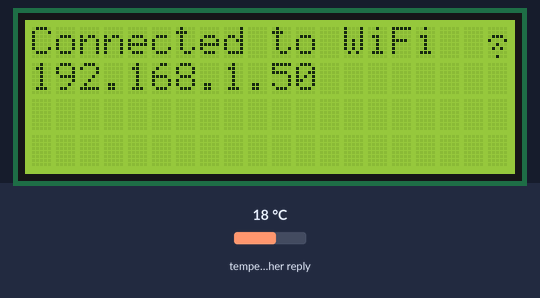
This sketch was run on a simulated ESP32. On the bench: 20×4 character LCD. The test bench sets the inputs (shaded band); at power-on: temperature in the weather reply 18 °C. WiFi joins after 1.5 s; servers stay silent unless stated; the local clock reads 2024-03-15 10:24:30 at power-on unless the sketch sets it; web services answer with replies made up by the test bench; what the sketch prints to the serial monitor is not drawn.

Above: at 1.7 s.
At 7.2 s:
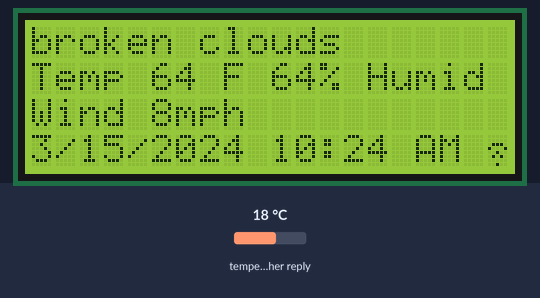
At 14.6 s:
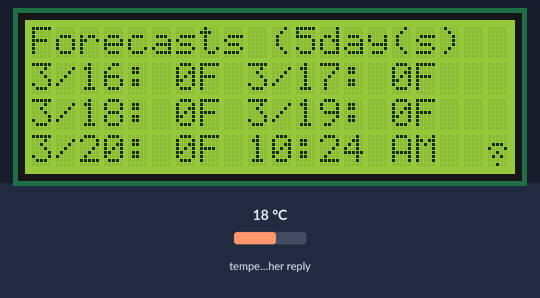
At 30.6 s:
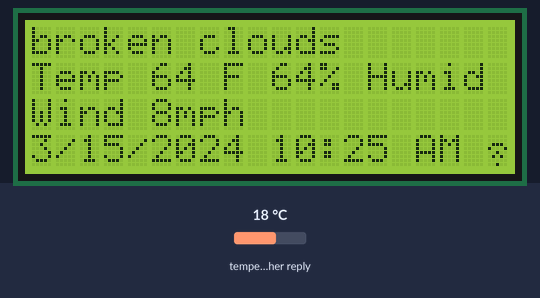
At 31.7 s:
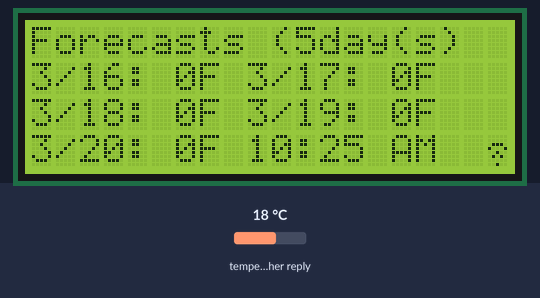

Measured:
- what the display in image 0 shows lasts 5.5 s, from 1.6 s to 7.1 s
- what the display in image 1 shows lasts 7.5 s, from 7.1 s to 14.6 s
- what the display in image 2 shows lasts 8.5 s, from 14.6 s to 23.1 s
- what the display in image 3 shows lasts 1.0 s, from 30.6 s to 31.6 s

The sketch:

ESPClock-1-Software.ino
```cpp
#include <WiFi.h>
#include <HTTPClient.h>
#include <ArduinoJson.h>
#include <LiquidCrystal_I2C.h>
#include <Arduino.h>
#include "time.h"
const char* ssid = "";
const char* password = "";

// paste your api key
const String openWeatherMapApiKey = "";

// Replace with your country code and city
const String city = "New York";
const String countryCode = "US";


unsigned long lastTime = 0;
unsigned long timerDelay = 120000;
unsigned long screenChangeLoopCount = 0;
int CurrentScreen = 0;
// Time Zone in Hours
// negative numbers for a GMT- offset. positive for a GMT+ offset
// ex. -5 (GMT-5 aka Eastern Standard Time)
const int tzOffsetHours = -5;
// 0 if it is not dst, 1 if it is
const bool dst = true;

bool PM = false;
bool smin = false;
bool shr = false;
int h = 0;

int datasetsAvailable = 39;
// uses automatic time server, set the correct server for your country for faster boot
const char* timeSrv = "pool.ntp.org";
// if this is set to true delay will be bypassed on the first request
bool firstRun = true;
LiquidCrystal_I2C lcd (0x27, 20,4);
// This contains a parsed version of the current weather data buffer
DynamicJsonDocument currentDataDocument(24576);
// This contains a parsed version of the current forecast data buffer
DynamicJsonDocument forecastsDocument(24576);

int forecastedTemps[4];

byte wifiActive[] = {
  B00000,
  B00000,
  B01110,
  B10001,
  B00100,
  B01010,
  B00000,
  B00100
};

byte wifiLost[] = {
  B00000,
  B01110,
  B11001,
  B10101,
  B10011,
  B01110,
  B00000,
  B00000
};
int ForecastDaysFound = 0;
int ForecastDaysAvailable = 4;
struct tm timeinfo;
//main weather api URL (gets current weather data data)
const String CurrentWeatherAPI_URL = "http://api.openweathermap.org/data/2.5/weather?q=" + city + "," + countryCode + "&APPID=" + openWeatherMapApiKey;
const String ForecastAPI_URL = "http://api.openweathermap.org/data/2.5/forecast?q=" + city + "," + countryCode + "&APPID=" + openWeatherMapApiKey;


// display update function
void UpdateDisplay() {
  if(!getLocalTime(&timeinfo)){
    Serial.println("Failed to obtain time");
    return;
  }
  if (CurrentScreen == 0) {
    const int tempAsFh = 1.8 * int(currentDataDocument["main"]["temp"]) - 459.67;
    const int wndspdAsMph = int(currentDataDocument["wind"]["speed"]) * 2.23693629;
    const int humidity = currentDataDocument["main"]["humidity"];
    const char* description = currentDataDocument["weather"][0]["description"];
    lcd.clear();
    lcd.setCursor(0, 0);
    lcd.print(description);
    lcd.setCursor(0, 1);
    lcd.print("Temp ");
    lcd.print(tempAsFh);
    lcd.print(" F ");
    lcd.print(humidity);
    lcd.print("% Humid");
    lcd.setCursor(0, 2);
    lcd.print("Wind ");
    lcd.print(wndspdAsMph);
    lcd.print("mph ");
    if(WiFi.status() != WL_CONNECTED) {
      lcd.setCursor(19, 3);
      lcd.write(byte(1));
    } else {
      lcd.setCursor(19, 3);
      lcd.write(byte(0));
    }
    lcd.setCursor(0,3);
    //Serial.println(&timeinfo, "%A, %B %d %Y %H:%M:%S");
    if (timeinfo.tm_hour > 12) {
      h = timeinfo.tm_hour - 12;
      PM = true;
    } else {
      h = timeinfo.tm_hour;
      PM = false;
    }
    if (timeinfo.tm_min < 10) {
      smin = true;
    } else {
      smin = false;
    }
    if (timeinfo.tm_hour < 10) {
      shr = true;
    } else {
      shr = false;
    }

    lcd.print(timeinfo.tm_mon + 1);
    lcd.print("/");
    lcd.print(timeinfo.tm_mday);
    lcd.print("/");
    lcd.print(timeinfo.tm_year + 1900);
    lcd.print(" ");

    if (shr) { lcd.print(0); }
    lcd.print(h);
    lcd.print(":");
    if (smin) { lcd.print(0); }
    lcd.print(timeinfo.tm_min);
    if (PM) {
      lcd.print(" PM");
    } else {
      lcd.print(" AM");
    }
  }
  if (CurrentScreen == 1) {
    int month = timeinfo.tm_mon + 1;
    lcd.clear();
    lcd.setCursor(0,0);
    lcd.print("Forecasts (");
    lcd.print(ForecastDaysAvailable + 1);
    lcd.print("day(s)");
    if(WiFi.status() != WL_CONNECTED) {
      lcd.setCursor(19, 3);
      lcd.write(byte(1));
    } else {
      lcd.setCursor(19, 3);
      lcd.write(byte(0));
    }
    lcd.setCursor(0,1);
    const int day1 = timeinfo.tm_mday + 1;
    if (day1 > 31) {
      month++;
    }
    lcd.print(month);
    lcd.print("/");
    lcd.print(day1);
    lcd.print(": ");
    lcd.print(forecastedTemps[0]);
    lcd.print("F ");
    const int day2 = timeinfo.tm_mday + 2;
    lcd.print(month);
    lcd.print("/");
    lcd.print(day2);
    lcd.print(": ");
    lcd.print(forecastedTemps[1]);
    lcd.print("F");
    lcd.setCursor(0,2);
    const int day3 = timeinfo.tm_mday + 3;
    lcd.print(month);
    lcd.print("/");
    lcd.print(day3);
    lcd.print(": ");
    lcd.print(forecastedTemps[2]);
    lcd.print("F ");
    const int day4 = timeinfo.tm_mday + 4;
    lcd.print(month);
    lcd.print("/");
    lcd.print(day4);
    lcd.print(": ");
    lcd.print(forecastedTemps[3]);
    lcd.print("F");
    lcd.setCursor(0,3);
    const int day5 = timeinfo.tm_mday + 5;
    lcd.print(month);
    lcd.print("/");
    lcd.print(day5);
    lcd.print(": ");
    lcd.print(forecastedTemps[4]);
    lcd.print("F ");
    if (shr) { lcd.print(0); }
    lcd.print(h);
    lcd.print(":");
    if (smin) { lcd.print(0); }
    lcd.print(timeinfo.tm_min);
    if (PM) {
      lcd.print(" PM");
    } else {
      lcd.print(" AM");
    }
  }
}
void setup() {
  Serial.begin(9600);
  lcd.init();
  lcd.backlight();
  lcd.clear();
  lcd.createChar(0, wifiActive);
  lcd.createChar(1, wifiLost);
  lcd.setCursor(0,0);
  lcd.print("Connecting to WiFi ");
  lcd.write(byte(1));
  WiFi.begin(ssid, password);
  Serial.println("Connecting");
  while(WiFi.status() != WL_CONNECTED) {
    delay(500);
    Serial.print(".");
  }
  Serial.println("");
  Serial.print("Connected to WiFi network with IP Address: ");
  Serial.println(WiFi.localIP());
  lcd.clear();
  lcd.setCursor(0,0);
  lcd.print("Connected to WiFi  ");
  lcd.write(byte(0));
  lcd.setCursor(0,1);
  lcd.print(WiFi.localIP());
  if (dst) {
    configTime(tzOffsetHours * 3600 + 3600, 0, timeSrv);
  } else {
    configTime(tzOffsetHours * 3600, 0, timeSrv);
  }
  delay(2000);
}
void loop() {
  delay(1000);
  screenChangeLoopCount++;
  if ((millis() - lastTime) > timerDelay || firstRun ) {
    // Check WiFi connection status
    if(WiFi.status()== WL_CONNECTED){
      Serial.println("Sending http request to API endpoint " + CurrentWeatherAPI_URL);
      const String db1 = httpGETRequest(CurrentWeatherAPI_URL);
      const String db2 = httpGETRequest(ForecastAPI_URL);
      DeserializationError err1 = deserializeJson(currentDataDocument, db1);
      if (err1) {
        Serial.print(F("deserializeJson() failed with code "));
        Serial.println(err1.f_str());
      }
      DeserializationError err2 = deserializeJson(forecastsDocument, db2);
      if (err2) {
        Serial.print(F("deserializeJson() failed with code "));
        Serial.println(err2.f_str());
      }
      if(!getLocalTime(&timeinfo)){
        Serial.println("Failed to obtain time");
      }
      if (firstRun) {
        firstRun = false;
      }
      int DT = 0;
      int ftime_day;
      const int ftime_year = timeinfo.tm_year;
      const int ftime_month = timeinfo.tm_mon;
      const int ftime_hour = 11;
      const int ftime_minute = 00;
      const int ftime_sec = 00;
      for (int i = 0; i <= datasetsAvailable; i++) {
        Serial.println(i);
        JsonObject dataset = forecastsDocument["list"][i];
        if (DT == 0) {
          ftime_day = timeinfo.tm_mday + 1;
          Serial.println(ftime_day);
        }
        struct tm ftime = {0};
        const long datasetDT = dataset["dt"];
        ftime.tm_year = ftime_year;
        ftime.tm_mon = ftime_month;
        ftime.tm_mday = ftime_day;
        ftime.tm_hour = ftime_hour;
        ftime.tm_min = ftime_minute;
        ftime.tm_sec = ftime_sec;
        time_t timeSinceEpoch = mktime(&ftime);
        if (dst) {
          DT = int(timeSinceEpoch) - (tzOffsetHours * 3600) + 3600;
        } else {
          DT = int(timeSinceEpoch) - (tzOffsetHours * 3600);
        }
        Serial.print("DT = ");
        Serial.print(datasetDT);
        Serial.print(" CalculatedDT = ");
        Serial.println(DT);
        if (DT == datasetDT) {
          Serial.println("MATCH!");
          const int tempAsFh = 1.8 * int(dataset["main"]["temp"]) - 459.67;
          if (ForecastDaysFound == 0) {
            forecastedTemps[0] = tempAsFh;
            ForecastDaysFound++;
          } else {
            forecastedTemps[ForecastDaysFound] = tempAsFh;
            ForecastDaysFound++;
          }
          ftime_day++;
        }
      }
    }
    else {
      Serial.println("WiFi Disconnected");
      WiFi.begin(ssid, password);
    }
    lastTime = millis();
  }
  if (screenChangeLoopCount >= 8 && CurrentScreen == 0) {
    CurrentScreen++;
    screenChangeLoopCount = 0;
  }
  if (screenChangeLoopCount >= 8 && CurrentScreen == 1) {
    CurrentScreen--;
    screenChangeLoopCount = 0;
  }
  UpdateDisplay();

  Serial.print("Counter: ");
  Serial.print(screenChangeLoopCount);
  Serial.print(", Current Screen: ");
  Serial.print(CurrentScreen);
  Serial.print("\n");
}

String httpGETRequest(String serverName) {
  WiFiClient client;
  HTTPClient http;

  // Your Domain name with URL path or IP address with path
  http.begin(client, serverName);

  // Send HTTP POST request
  int httpResponseCode = http.GET();

  String payload = "{}";

  if (httpResponseCode>0) {
    Serial.print("HTTP Response code: ");
    Serial.println(httpResponseCode);
    payload = http.getString();
  }
  else {
    Serial.print("Error code: ");
    Serial.println(httpResponseCode);
  }
  // Free resources
  http.end();

  return payload;
}
```
